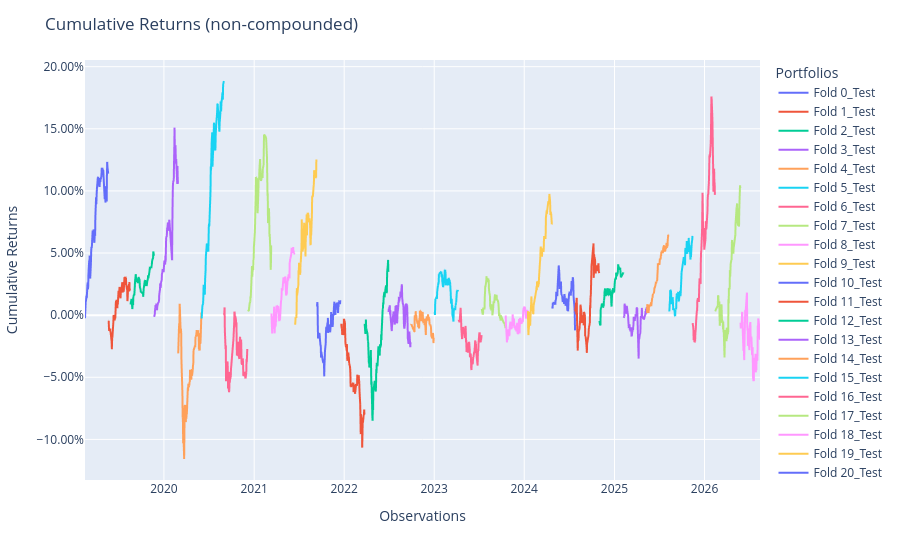

The notebook cell saved with this chart:
### Code cell
population_test.plot_cumulative_returns()

### Figure 1 — Plotly figure (JSON) as saved in the notebook; plotly's stock layout.template omitted (floating-point values rounded to 4 significant figures; data arrays with more than 128 entries replaced by an {"elided": "..."} marker saying what was removed)
{"data": [{"hovertemplate": "variable=Fold 0_Test<br>index=%{x}<br>value=%{y}<extra></extra>", "legendgroup": "Fold 0_Test", "line": {"color": "#636efa", "dash": "solid"}, "marker": {"symbol": "circle"}, "mode": "lines", "name": "Fold 0_Test", "showlegend": true, "type": "scattergl", "x": {"elided": "1821 str values"}, "xaxis": "x", "y": {"elided": "1821 float values"}, "yaxis": "y"}, {"hovertemplate": "variable=Fold 1_Test<br>index=%{x}<br>value=%{y}<extra></extra>", "legendgroup": "Fold 1_Test", "line": {"color": "#EF553B", "dash": "solid"}, "marker": {"symbol": "circle"}, "mode": "lines", "name": "Fold 1_Test", "showlegend": true, "type": "scattergl", "x": {"elided": "1821 str values"}, "xaxis": "x", "y": {"elided": "1821 float values"}, "yaxis": "y"}, {"hovertemplate": "variable=Fold 2_Test<br>index=%{x}<br>value=%{y}<extra></extra>", "legendgroup": "Fold 2_Test", "line": {"color": "#00cc96", "dash": "solid"}, "marker": {"symbol": "circle"}, "mode": "lines", "name": "Fold 2_Test", "showlegend": true, "type": "scattergl", "x": {"elided": "1821 str values"}, "xaxis": "x", "y": {"elided": "1821 float values"}, "yaxis": "y"}, {"hovertemplate": "variable=Fold 3_Test<br>index=%{x}<br>value=%{y}<extra></extra>", "legendgroup": "Fold 3_Test", "line": {"color": "#ab63fa", "dash": "solid"}, "marker": {"symbol": "circle"}, "mode": "lines", "name": "Fold 3_Test", "showlegend": true, "type": "scattergl", "x": {"elided": "1821 str values"}, "xaxis": "x", "y": {"elided": "1821 float values"}, "yaxis": "y"}, {"hovertemplate": "variable=Fold 4_Test<br>index=%{x}<br>value=%{y}<extra></extra>", "legendgroup": "Fold 4_Test", "line": {"color": "#FFA15A", "dash": "solid"}, "marker": {"symbol": "circle"}, "mode": "lines", "name": "Fold 4_Test", "showlegend": true, "type": "scattergl", "x": {"elided": "1821 str values"}, "xaxis": "x", "y": {"elided": "1821 float values"}, "yaxis": "y"}, {"hovertemplate": "variable=Fold 5_Test<br>index=%{x}<br>value=%{y}<extra></extra>", "legendgroup": "Fold 5_Test", "line": {"color": "#19d3f3", "dash": "solid"}, "marker": {"symbol": "circle"}, "mode": "lines", "name": "Fold 5_Test", "showlegend": true, "type": "scattergl", "x": {"elided": "1821 str values"}, "xaxis": "x", "y": {"elided": "1821 float values"}, "yaxis": "y"}, {"hovertemplate": "variable=Fold 6_Test<br>index=%{x}<br>value=%{y}<extra></extra>", "legendgroup": "Fold 6_Test", "line": {"color": "#FF6692", "dash": "solid"}, "marker": {"symbol": "circle"}, "mode": "lines", "name": "Fold 6_Test", "showlegend": true, "type": "scattergl", "x": {"elided": "1821 str values"}, "xaxis": "x", "y": {"elided": "1821 float values"}, "yaxis": "y"}, {"hovertemplate": "variable=Fold 7_Test<br>index=%{x}<br>value=%{y}<extra></extra>", "legendgroup": "Fold 7_Test", "line": {"color": "#B6E880", "dash": "solid"}, "marker": {"symbol": "circle"}, "mode": "lines", "name": "Fold 7_Test", "showlegend": true, "type": "scattergl", "x": {"elided": "1821 str values"}, "xaxis": "x", "y": {"elided": "1821 float values"}, "yaxis": "y"}, {"hovertemplate": "variable=Fold 8_Test<br>index=%{x}<br>value=%{y}<extra></extra>", "legendgroup": "Fold 8_Test", "line": {"color": "#FF97FF", "dash": "solid"}, "marker": {"symbol": "circle"}, "mode": "lines", "name": "Fold 8_Test", "showlegend": true, "type": "scattergl", "x": {"elided": "1821 str values"}, "xaxis": "x", "y": {"elided": "1821 float values"}, "yaxis": "y"}, {"hovertemplate": "variable=Fold 9_Test<br>index=%{x}<br>value=%{y}<extra></extra>", "legendgroup": "Fold 9_Test", "line": {"color": "#FECB52", "dash": "solid"}, "marker": {"symbol": "circle"}, "mode": "lines", "name": "Fold 9_Test", "showlegend": true, "type": "scattergl", "x": {"elided": "1821 str values"}, "xaxis": "x", "y": {"elided": "1821 float values"}, "yaxis": "y"}, {"hovertemplate": "variable=Fold 10_Test<br>index=%{x}<br>value=%{y}<extra></extra>", "legendgroup": "Fold 10_Test", "line": {"color": "#636efa", "dash": "solid"}, "marker": {"symbol": "circle"}, "mode": "lines", "name": "Fold 10_Test", "showlegend": true, "type": "scattergl", "x": {"elided": "1821 str values"}, "xaxis": "x", "y": {"elided": "1821 float values"}, "yaxis": "y"}, {"hovertemplate": "variable=Fold 11_Test<br>index=%{x}<br>value=%{y}<extra></extra>", "legendgroup": "Fold 11_Test", "line": {"color": "#EF553B", "dash": "solid"}, "marker": {"symbol": "circle"}, "mode": "lines", "name": "Fold 11_Test", "showlegend": true, "type": "scattergl", "x": {"elided": "1821 str values"}, "xaxis": "x", "y": {"elided": "1821 float values"}, "yaxis": "y"}, {"hovertemplate": "variable=Fold 12_Test<br>index=%{x}<br>value=%{y}<extra></extra>", "legendgroup": "Fold 12_Test", "line": {"color": "#00cc96", "dash": "solid"}, "marker": {"symbol": "circle"}, "mode": "lines", "name": "Fold 12_Test", "showlegend": true, "type": "scattergl", "x": {"elided": "1821 str values"}, "xaxis": "x", "y": {"elided": "1821 float values"}, "yaxis": "y"}, {"hovertemplate": "variable=Fold 13_Test<br>index=%{x}<br>value=%{y}<extra></extra>", "legendgroup": "Fold 13_Test", "line": {"color": "#ab63fa", "dash": "solid"}, "marker": {"symbol": "circle"}, "mode": "lines", "name": "Fold 13_Test", "showlegend": true, "type": "scattergl", "x": {"elided": "1821 str values"}, "xaxis": "x", "y": {"elided": "1821 float values"}, "yaxis": "y"}, {"hovertemplate": "variable=Fold 14_Test<br>index=%{x}<br>value=%{y}<extra></extra>", "legendgroup": "Fold 14_Test", "line": {"color": "#FFA15A", "dash": "solid"}, "marker": {"symbol": "circle"}, "mode": "lines", "name": "Fold 14_Test", "showlegend": true, "type": "scattergl", "x": {"elided": "1821 str values"}, "xaxis": "x", "y": {"elided": "1821 float values"}, "yaxis": "y"}, {"hovertemplate": "variable=Fold 15_Test<br>index=%{x}<br>value=%{y}<extra></extra>", "legendgroup": "Fold 15_Test", "line": {"color": "#19d3f3", "dash": "solid"}, "marker": {"symbol": "circle"}, "mode": "lines", "name": "Fold 15_Test", "showlegend": true, "type": "scattergl", "x": {"elided": "1821 str values"}, "xaxis": "x", "y": {"elided": "1821 float values"}, "yaxis": "y"}, {"hovertemplate": "variable=Fold 16_Test<br>index=%{x}<br>value=%{y}<extra></extra>", "legendgroup": "Fold 16_Test", "line": {"color": "#FF6692", "dash": "solid"}, "marker": {"symbol": "circle"}, "mode": "lines", "name": "Fold 16_Test", "showlegend": true, "type": "scattergl", "x": {"elided": "1821 str values"}, "xaxis": "x", "y": {"elided": "1821 float values"}, "yaxis": "y"}, {"hovertemplate": "variable=Fold 17_Test<br>index=%{x}<br>value=%{y}<extra></extra>", "legendgroup": "Fold 17_Test", "line": {"color": "#B6E880", "dash": "solid"}, "marker": {"symbol": "circle"}, "mode": "lines", "name": "Fold 17_Test", "showlegend": true, "type": "scattergl", "x": {"elided": "1821 str values"}, "xaxis": "x", "y": {"elided": "1821 float values"}, "yaxis": "y"}, {"hovertemplate": "variable=Fold 18_Test<br>index=%{x}<br>value=%{y}<extra></extra>", "legendgroup": "Fold 18_Test", "line": {"color": "#FF97FF", "dash": "solid"}, "marker": {"symbol": "circle"}, "mode": "lines", "name": "Fold 18_Test", "showlegend": true, "type": "scattergl", "x": {"elided": "1821 str values"}, "xaxis": "x", "y": {"elided": "1821 float values"}, "yaxis": "y"}, {"hovertemplate": "variable=Fold 19_Test<br>index=%{x}<br>value=%{y}<extra></extra>", "legendgroup": "Fold 19_Test", "line": {"color": "#FECB52", "dash": "solid"}, "marker": {"symbol": "circle"}, "mode": "lines", "name": "Fold 19_Test", "showlegend": true, "type": "scattergl", "x": {"elided": "1821 str values"}, "xaxis": "x", "y": {"elided": "1821 float values"}, "yaxis": "y"}, {"hovertemplate": "variable=Fold 20_Test<br>index=%{x}<br>value=%{y}<extra></extra>", "legendgroup": "Fold 20_Test", "line": {"color": "#636efa", "dash": "solid"}, "marker": {"symbol": "circle"}, "mode": "lines", "name": "Fold 20_Test", "showlegend": true, "type": "scattergl", "x": {"elided": "1821 str values"}, "xaxis": "x", "y": {"elided": "1821 float values"}, "yaxis": "y"}, {"hovertemplate": "variable=Fold 21_Test<br>index=%{x}<br>value=%{y}<extra></extra>", "legendgroup": "Fold 21_Test", "line": {"color": "#EF553B", "dash": "solid"}, "marker": {"symbol": "circle"}, "mode": "lines", "name": "Fold 21_Test", "showlegend": true, "type": "scattergl", "x": {"elided": "1821 str values"}, "xaxis": "x", "y": {"elided": "1821 float values"}, "yaxis": "y"}, {"hovertemplate": "variable=Fold 22_Test<br>index=%{x}<br>value=%{y}<extra></extra>", "legendgroup": "Fold 22_Test", "line": {"color": "#00cc96", "dash": "solid"}, "marker": {"symbol": "circle"}, "mode": "lines", "name": "Fold 22_Test", "showlegend": true, "type": "scattergl", "x": {"elided": "1821 str values"}, "xaxis": "x", "y": {"elided": "1821 float values"}, "yaxis": "y"}, {"hovertemplate": "variable=Fold 23_Test<br>index=%{x}<br>value=%{y}<extra></extra>", "legendgroup": "Fold 23_Test", "line": {"color": "#ab63fa", "dash": "solid"}, "marker": {"symbol": "circle"}, "mode": "lines", "name": "Fold 23_Test", "showlegend": true, "type": "scattergl", "x": {"elided": "1821 str values"}, "xaxis": "x", "y": {"elided": "1821 float values"}, "yaxis": "y"}, {"hovertemplate": "variable=Fold 24_Test<br>index=%{x}<br>value=%{y}<extra></extra>", "legendgroup": "Fold 24_Test", "line": {"color": "#FFA15A", "dash": "solid"}, "marker": {"symbol": "circle"}, "mode": "lines", "name": "Fold 24_Test", "showlegend": true, "type": "scattergl", "x": {"elided": "1821 str values"}, "xaxis": "x", "y": {"elided": "1821 float values"}, "yaxis": "y"}, {"hovertemplate": "variable=Fold 25_Test<br>index=%{x}<br>value=%{y}<extra></extra>", "legendgroup": "Fold 25_Test", "line": {"color": "#19d3f3", "dash": "solid"}, "marker": {"symbol": "circle"}, "mode": "lines", "name": "Fold 25_Test", "showlegend": true, "type": "scattergl", "x": {"elided": "1821 str values"}, "xaxis": "x", "y": {"elided": "1821 float values"}, "yaxis": "y"}, {"hovertemplate": "variable=Fold 26_Test<br>index=%{x}<br>value=%{y}<extra></extra>", "legendgroup": "Fold 26_Test", "line": {"color": "#FF6692", "dash": "solid"}, "marker": {"symbol": "circle"}, "mode": "lines", "name": "Fold 26_Test", "showlegend": true, "type": "scattergl", "x": {"elided": "1821 str values"}, "xaxis": "x", "y": {"elided": "1821 float values"}, "yaxis": "y"}, {"hovertemplate": "variable=Fold 27_Test<br>index=%{x}<br>value=%{y}<extra></extra>", "legendgroup": "Fold 27_Test", "line": {"color": "#B6E880", "dash": "solid"}, "marker": {"symbol": "circle"}, "mode": "lines", "name": "Fold 27_Test", "showlegend": true, "type": "scattergl", "x": {"elided": "1821 str values"}, "xaxis": "x", "y": {"elided": "1821 float values"}, "yaxis": "y"}, {"hovertemplate": "variable=Fold 28_Test<br>index=%{x}<br>value=%{y}<extra></extra>", "legendgroup": "Fold 28_Test", "line": {"color": "#FF97FF", "dash": "solid"}, "marker": {"symbol": "circle"}, "mode": "lines", "name": "Fold 28_Test", "showlegend": true, "type": "scattergl", "x": {"elided": "1821 str values"}, "xaxis": "x", "y": {"elided": "1821 float values"}, "yaxis": "y"}], "layout": {"legend": {"title": {"text": "Portfolios"}, "tracegroupgap": 0}, "margin": {"t": 60}, "title": {"text": "Cumulative Returns (non-compounded)"}, "xaxis": {"anchor": "y", "domain": [0, 1], "title": {"text": "Observations"}}, "yaxis": {"anchor": "x", "domain": [0, 1], "tickformat": ".2%", "title": {"text": "Cumulative Returns"}}}}
